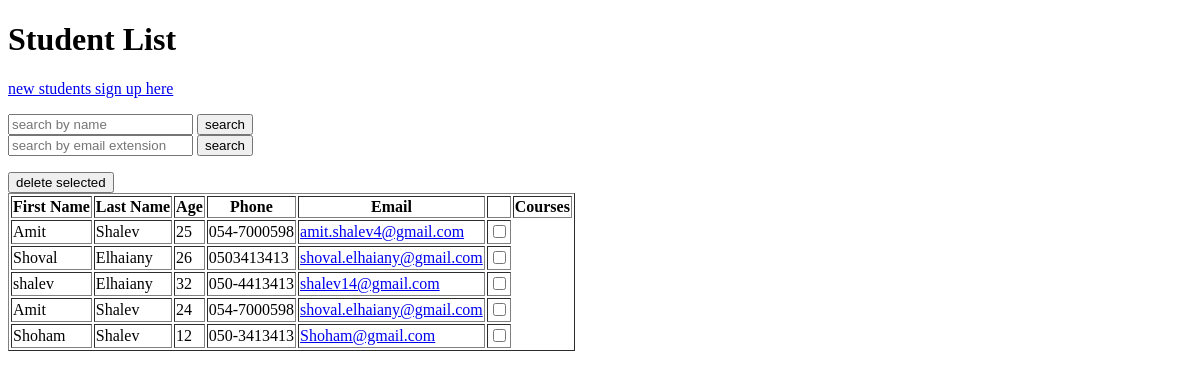
The page /searchByName on the database as committed earlier.
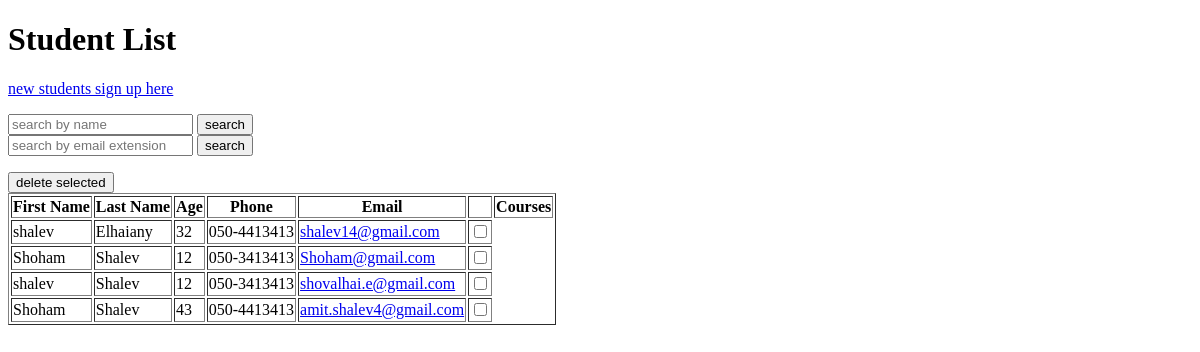
The same page on the database as committed later.
### hello.py (models this page shows, shortened)
class Student(db.Model):
    id = db.Column('student_id', db.Integer, primary_key=True)
    firstName = db.Column(db.String(100))
    lastName = db.Column(db.String(100))
    email = db.Column(db.String(100))
    age = db.Column(db.Integer)
    phone = db.Column(db.String(100))
    """One to Many / One to One(uselist=False)"""
    courses = db.relationship('Course', secondary=courses, backref=db.backref('students', lazy=True))
    language_id = db.relationship('Language', secondary=languageTostudents, backref=db.backref('students', lazy=True))

### hello.py (the view)
@app.route('/searchByName')
def searchByName():
    name = request.args.get('name', '')
    students = Student.query.filter(Student.firstName.like(
        f'%{name}%') | Student.lastName.like(f'%{name}%')).limit(5).all()
    return render_template('studentList.html', students=students)

### templates/studentList.html (shortened to what this page needs)
<!DOCTYPE html>
<html lang="en">
<head>
</head>
<body>
    <header>
        <h1>Student List</h1>
    </header>
    <main>
        <a href="{{url_for('studentSignup')}}">new students sign up here</a>
        <div>
            <p>
            <form action="{{url_for('searchByName')}}">
                <input type="text" placeholder="search by name" name="name" />
                <input type="submit" value="search">
            </form>
            <form action="{{url_for('searchByMailType')}}">
                <input type="text" placeholder="search by email extension" name="emailExt" />
                <input type="submit" value="search">
            </form>
            </p>
        </div>
        <table border='1'>
            <tr>
                <th>First Name</th>
                <th>Last Name</th>
                <th>Age</th>
                <th>Phone</th>
                <th>Email</th>
                <th></th>
                <th>Courses</th>
            </tr colspan="2">
            {% if students %}
                <form action="{{url_for('deleteStudents')}}" method="post" id="multidel">
                    {% for student in students %}
                        <tr>
                            <td>{{student.firstName}}</td>
                            <td>{{student.lastName}}</td>
                            <td>{{student.age}}</td>
                            <td>{{student.phone}}</td>
                            <td><a href="{{ url_for('studentDetails', id=student.id)}}">{{student.email}}</a></td>
                            <td><input type="checkbox" name="id" value={{student.id}} form="multidel"></td>
                        </tr>
                    {% endfor %}
                    <input type="submit" value="delete selected"/>
                </form>
            {% endif %}
        </table>
    </main>
</body>
</html>

Rows that differ between the two databases and show on the page:
removed Student: firstName "Amit", lastName "Shalev", age "25", phone "054-7000598", email "amit.shalev4@gmail.com"
removed Student: firstName "Shoval", lastName "Elhaiany", age "26", phone "0503413413", email "shoval.elhaiany@gmail.com"
removed Student: firstName "Amit", lastName "Shalev", age "24", phone "054-7000598", email "shoval.elhaiany@gmail.com"
now on this page (row unchanged): Student: firstName "shalev", lastName "Shalev", age "12", phone "050-3413413", email "shovalhai.e@gmail.com"
now on this page (row unchanged): Student: firstName "Shoham", lastName "Shalev", age "43", phone "050-4413413", email "amit.shalev4@gmail.com"
